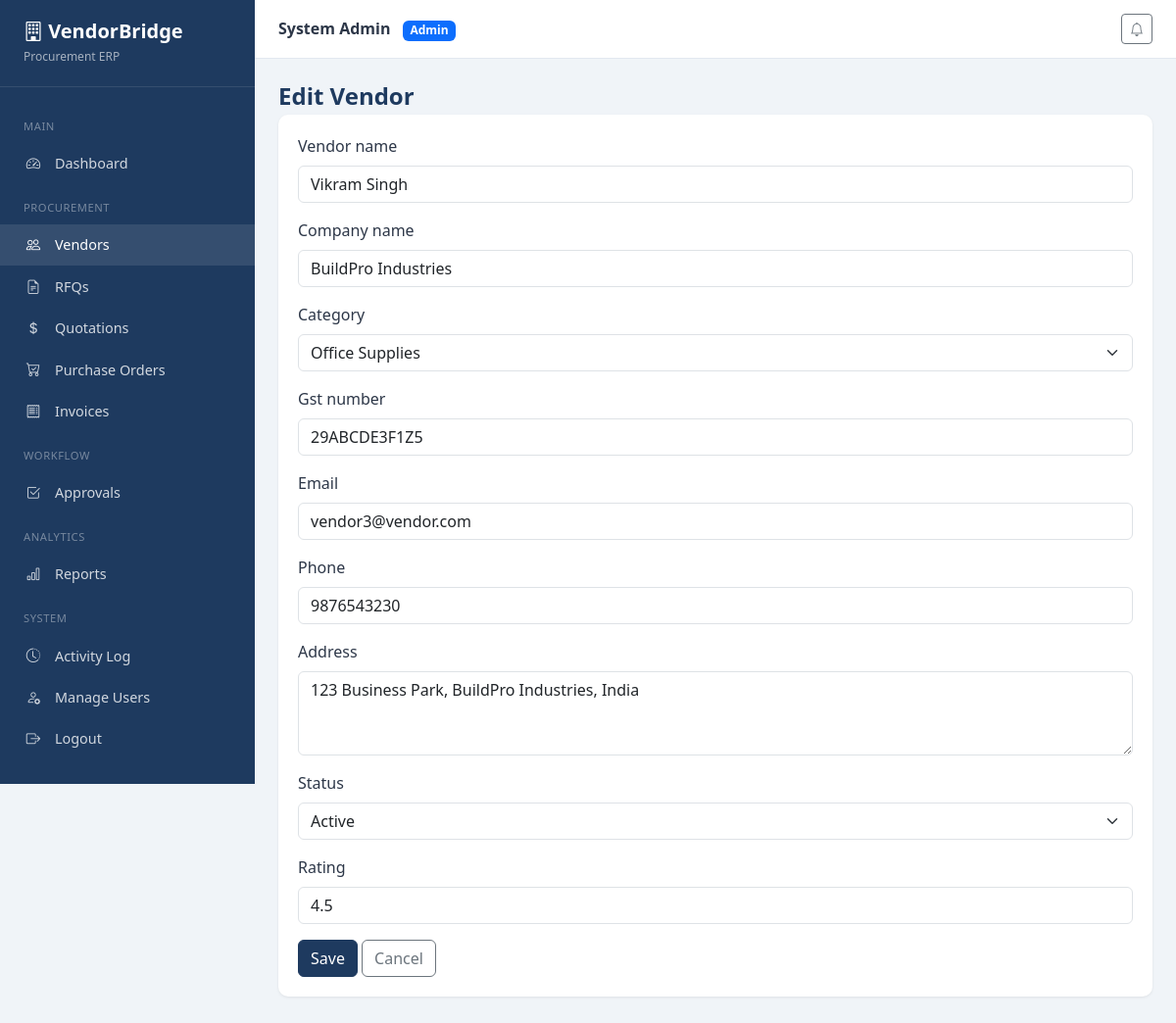
Screenshot of /vendors/3/edit/ (signed in) with the database file from the repository.
### accounts/models.py (models this page shows, shortened)
class User(AbstractUser):
    ROLE_ADMIN = 'admin'
    ROLE_PROCUREMENT = 'procurement_officer'
    ROLE_VENDOR = 'vendor'
    ROLE_MANAGER = 'manager'
    ROLE_CHOICES = [
        (ROLE_ADMIN, 'Admin'),
        (ROLE_PROCUREMENT, 'Procurement Officer'),
        (ROLE_VENDOR, 'Vendor'),
        (ROLE_MANAGER, 'Manager / Approver'),
    ]
    role = models.CharField(max_length=30, choices=ROLE_CHOICES, default=ROLE_PROCUREMENT)
    phone = models.CharField(max_length=20, blank=True)
    created_at = models.DateTimeField(auto_now_add=True)
    class Meta:
        ordering = ['username']
    @property
    def is_admin_role(self):
        return self.role == self.ROLE_ADMIN or self.is_superuser
    @property
    def is_vendor_role(self):
        return self.role == self.ROLE_VENDOR

### vendors/models.py (models this page shows, shortened)
class Vendor(models.Model):
    STATUS_ACTIVE = 'active'
    STATUS_INACTIVE = 'inactive'
    STATUS_CHOICES = [
        (STATUS_ACTIVE, 'Active'),
        (STATUS_INACTIVE, 'Inactive'),
    ]
    CATEGORY_CHOICES = [
        ('it', 'IT & Software'),
        ('office', 'Office Supplies'),
        ('manufacturing', 'Manufacturing'),
        ('services', 'Professional Services'),
        ('logistics', 'Logistics'),
        ('other', 'Other'),
    ]
    user = models.OneToOneField(
        settings.AUTH_USER_MODEL,
        on_delete=models.SET_NULL,
        null=True,
        blank=True,
        related_name='vendor_profile',
    )
    vendor_name = models.CharField(max_length=150)
    company_name = models.CharField(max_length=200)
    category = models.CharField(max_length=50, choices=CATEGORY_CHOICES, default='other')
    gst_number = models.CharField(max_length=20, blank=True)
    email = models.EmailField()
    phone = models.CharField(max_length=20)
    address = models.TextField()
    status = models.CharField(max_length=20, choices=STATUS_CHOICES, default=STATUS_ACTIVE)
    rating = models.DecimalField(max_digits=3, decimal_places=1, default=4.0)
    created_at = models.DateTimeField(auto_now_add=True)
    class Meta:
        ordering = ['company_name']

### vendors/views.py (the view)
# urls.py: path('<int:pk>/edit/', views.vendor_edit, name='edit'),
@login_required
@role_required(User.ROLE_ADMIN, User.ROLE_PROCUREMENT)
def vendor_edit(request, pk):
    vendor = get_object_or_404(Vendor, pk=pk)
    form = VendorForm(request.POST or None, instance=vendor)
    if request.method == 'POST' and form.is_valid():
        form.save()
        log_activity(request.user, f'Updated vendor {vendor.company_name}', 'Vendor Management')
        messages.success(request, 'Vendor updated successfully.')
        return redirect('vendors:detail', pk=vendor.pk)
    return render(request, 'vendors/form.html', {'form': form, 'title': 'Edit Vendor', 'vendor': vendor})

### vendors/forms.py
class VendorForm(forms.ModelForm):
    class Meta:
        model = Vendor
        fields = [
            'vendor_name', 'company_name', 'category', 'gst_number',
            'email', 'phone', 'address', 'status', 'rating',
        ]
        widgets = {
            'vendor_name': forms.TextInput(attrs={'class': 'form-control'}),
            'company_name': forms.TextInput(attrs={'class': 'form-control'}),
            'category': forms.Select(attrs={'class': 'form-select'}),
            'gst_number': forms.TextInput(attrs={'class': 'form-control'}),
            'email': forms.EmailInput(attrs={'class': 'form-control'}),
            'phone': forms.TextInput(attrs={'class': 'form-control'}),
            'address': forms.Textarea(attrs={'class': 'form-control', 'rows': 3}),
            'status': forms.Select(attrs={'class': 'form-select'}),
            'rating': forms.NumberInput(attrs={'class': 'form-control', 'step': '0.1', 'min': '0', 'max': '5'}),
        }

### core/context_processors.py (called while the page is built)
def notifications_processor(request):
    if request.user.is_authenticated:
        unread = request.user.notifications.filter(is_read=False).count()
        recent = request.user.notifications.all()[:5]
        return {'unread_notifications': unread, 'recent_notifications': recent}
    return {'unread_notifications': 0, 'recent_notifications': []}

### templates/vendors/form.html (shortened to what this page needs)
{% extends 'base.html' %}
{% block content %}
<h1 class="page-title">{{ title }}</h1>
<div class="card-panel">
    <div class="card-body">
        <form method="post">
            {% for field in form %}
            <div class="mb-3">
                <label class="form-label">{{ field.label }}</label>
                {{ field }}
            </div>
            {% endfor %}
            <button type="submit" class="btn btn-vb-primary">Save</button>
            <a href="{% url 'vendors:list' %}" class="btn btn-outline-secondary">Cancel</a>
        </form>
    </div>
</div>
{% endblock %}

### templates/partials/navbar.html (shortened to what this page needs)
<div class="topbar">
    <div class="d-flex align-items-center gap-3">
        <div>
            <strong>{{ user.get_full_name|default:user.username }}</strong>
            <span class="badge bg-primary ms-2">{{ user.get_role_display }}</span>
        </div>
    </div>
    <div class="d-flex align-items-center gap-3">
        <div class="dropdown">
            <button class="btn btn-sm btn-outline-secondary position-relative" data-bs-toggle="dropdown">
                <i class="bi bi-bell"></i>
            </button>
        </div>
    </div>
</div>

### rows the page displays
User: get_full_name "System Admin", role "Admin"
Vendor: form "Vikram Singh" "BuildPro Industries" "Office Supplies" "29ABCDE3F1Z5" "vendor3@vendor.com" "9876543230" "123 Business Park, BuildPro Industries, India" "Active" "4.5"

### other values shown
{{ title }} "Edit Vendor"
{{ field.label }} "Vendor name" "Company name" "Category" "Gst number" "Email" "Phone" "Address" "Status" "Rating"
